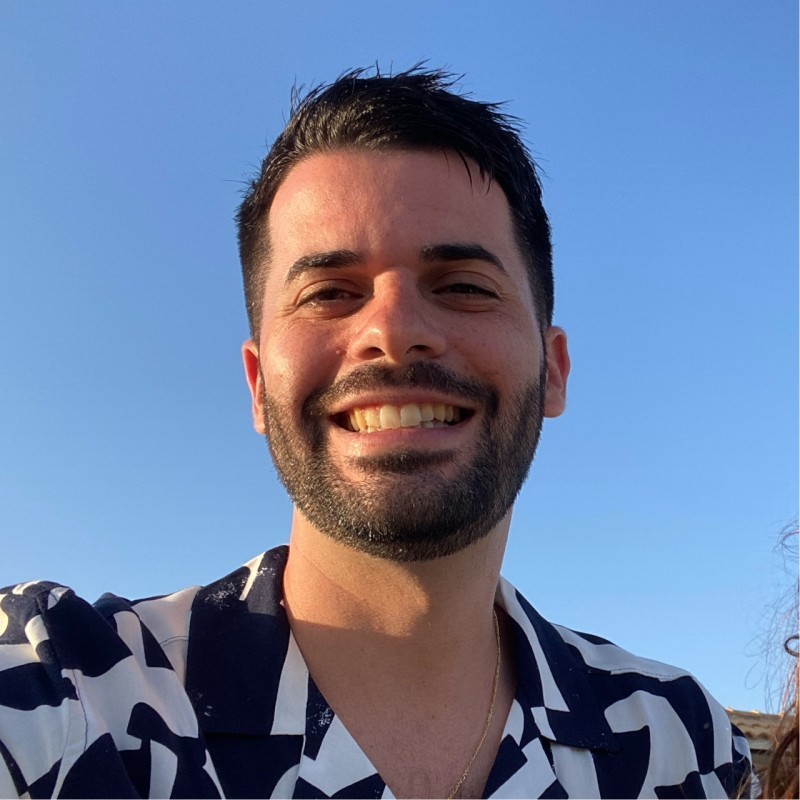
#> input picture images/profile-ragalgut.jpeg, 800 x 800 px; its folder holds only this picture in this run
$ python prepare_images.py
#> lines starting #> are read from the running program, lines starting #| are printed output that depends on the picture
#!/usr/bin/env python3
"""Genera variantes WebP y su índice para Jekyll; requiere Pillow con soporte WebP."""
import json
import re
from pathlib import Path
from PIL import Image, ImageOps

ROOT = Path(__file__).resolve().parents[1]
OUTPUT = ROOT / 'images' / 'responsive'


def prepare():
    covers = set()
    for folder in ['_posts', '_projects']:
        for post in (ROOT / folder).glob('*.*'):
            match = re.search(r'^image:\s*[\'"]?([^\'"\s]+)', post.read_text(), re.M)
            if match:
                covers.add(match[1])
    OUTPUT.mkdir(exist_ok=True)
    catalog = {}
    expected = set()
    for source in sorted((ROOT / 'images').rglob('*')):
        if OUTPUT in source.parents or source.suffix.lower() not in {'.png', '.jpg', '.jpeg', '.webp'}:
            continue
        url = '/' + source.relative_to(ROOT).as_posix()
        with Image.open(source) as original:
#> original is the input picture: PIL image 800x800 RGB; mean R, G, B 108.4, 125.7, 159.1
            image = ImageOps.exif_transpose(original)
            if image.mode not in {'RGB', 'RGBA'}:
                image = image.convert('RGBA' if 'transparency' in image.info else 'RGB')
            relative = source.relative_to(ROOT / 'images')
            if 'social' in relative.parts:
                widths = ()
            elif 'badges' in relative.parts:
                widths = (100, 200, 300)
            elif source.name == 'profile-ragalgut.jpeg':
                widths = (192, 384, 576)
            elif url in covers or 'projects' in relative.parts:
                widths = (400, 800, 1200)
            else:
                widths = (740, 1480)
            variants = []
            for width in widths:
                if width >= image.width:
                    continue
                target = OUTPUT / relative.parent / f'{relative.stem}-{width}.webp'
                target.parent.mkdir(parents=True, exist_ok=True)
                height = round(image.height * width / image.width)
                if not target.exists() or target.stat().st_mtime < source.stat().st_mtime:
                    image.resize((width, height), Image.Resampling.LANCZOS).save(target, 'WEBP', quality=90, method=6)
                expected.add(target)
                variants.append({'src': '/' + target.relative_to(ROOT).as_posix(), 'width': width})
#> this loop made 3 passes
#> pass 1, in prepare, `image.resize((width, height), Image.Resampling.LANCZOS).save(target, '..`:
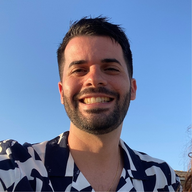
#> saved as profile-ragalgut-192.webp: PIL image 192x192 RGB; mean R, G, B 108.3, 125.7, 159.1
#> after the loop, expected = 3 items; variants = 3 items
            fallback = next((v['src'] for v in variants if v['width'] >= min(740, image.width)), variants[-1]['src'] if variants else url)
            catalog[url] = {'width': image.width, 'height': image.height, 'fallback': fallback, 'variants': variants}
    for orphan in OUTPUT.rglob('*.webp'):
        if orphan not in expected:
            orphan.unlink()
    (ROOT / '_data' / 'images.json').write_text(json.dumps(catalog, ensure_ascii=False, indent=2) + '\n')
    print(f'{len(catalog)} imágenes originales; {len(expected)} variantes preparadas.')
#| 1 imágenes originales; 3 variantes preparadas.


if __name__ == '__main__':
    prepare()
